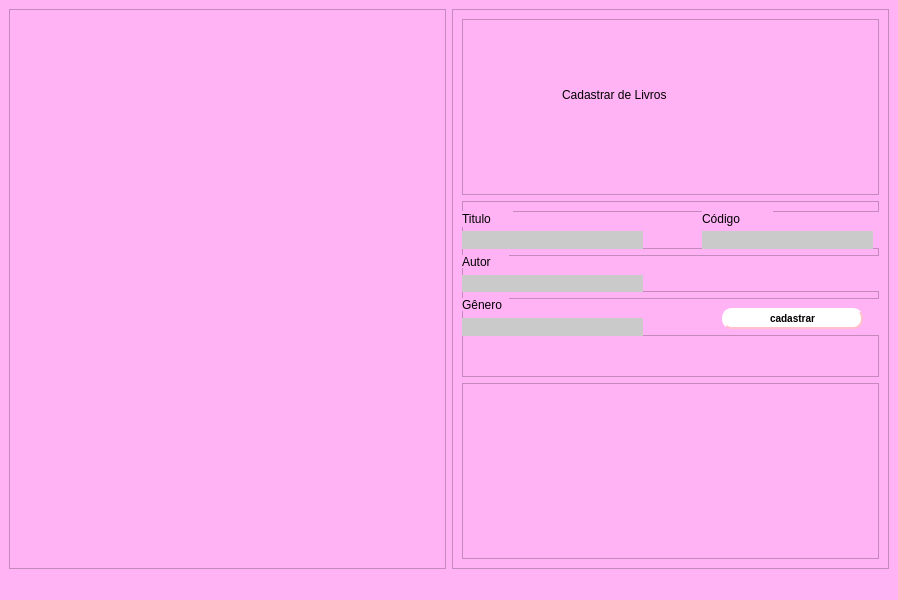
<?xml version="1.0" encoding="UTF-8"?>
<ui version="4.0">
 <class>MainWindow</class>
 <widget class="QMainWindow" name="MainWindow">
  <property name="geometry">
   <rect>
    <x>0</x>
    <y>0</y>
    <width>898</width>
    <height>600</height>
   </rect>
  </property>
  <property name="windowTitle">
   <string>MainWindow</string>
  </property>
  <property name="styleSheet">
   <string notr="true">background-color: rgb(255, 179, 245);</string>
  </property>
  <widget class="QWidget" name="centralwidget">
   <layout class="QHBoxLayout" name="horizontalLayout">
    <item>
     <widget class="QFrame" name="frame">
      <property name="frameShape">
       <enum>QFrame::StyledPanel</enum>
      </property>
      <property name="frameShadow">
       <enum>QFrame::Raised</enum>
      </property>
     </widget>
    </item>
    <item>
     <widget class="QFrame" name="frame_2">
      <property name="frameShape">
       <enum>QFrame::StyledPanel</enum>
      </property>
      <property name="frameShadow">
       <enum>QFrame::Raised</enum>
      </property>
      <layout class="QVBoxLayout" name="verticalLayout">
       <item>
        <widget class="QFrame" name="frame_3">
         <property name="frameShape">
          <enum>QFrame::StyledPanel</enum>
         </property>
         <property name="frameShadow">
          <enum>QFrame::Raised</enum>
         </property>
         <widget class="QLabel" name="label">
          <property name="geometry">
           <rect>
            <x>100</x>
            <y>50</y>
            <width>231</width>
            <height>51</height>
           </rect>
          </property>
          <property name="styleSheet">
           <string notr="true">font: 20pt &quot;TAKE CUTE&quot;;</string>
          </property>
          <property name="text">
           <string>Cadastrar de Livros</string>
          </property>
         </widget>
        </widget>
       </item>
       <item>
        <widget class="QFrame" name="frame_5">
         <property name="frameShape">
          <enum>QFrame::StyledPanel</enum>
         </property>
         <property name="frameShadow">
          <enum>QFrame::Raised</enum>
         </property>
         <widget class="QFrame" name="frame_6">
          <property name="geometry">
           <rect>
            <x>0</x>
            <y>54</y>
            <width>422</width>
            <height>37</height>
           </rect>
          </property>
          <property name="frameShape">
           <enum>QFrame::StyledPanel</enum>
          </property>
          <property name="frameShadow">
           <enum>QFrame::Raised</enum>
          </property>
          <widget class="QLabel" name="label_3">
           <property name="geometry">
            <rect>
             <x>0</x>
             <y>0</y>
             <width>47</width>
             <height>13</height>
            </rect>
           </property>
           <property name="styleSheet">
            <string notr="true">.QLabel{
	font: 87 10pt &quot;Source Code Pro Black&quot;;
}</string>
           </property>
           <property name="text">
            <string>Autor</string>
           </property>
          </widget>
          <widget class="QLineEdit" name="inputAutor">
           <property name="geometry">
            <rect>
             <x>0</x>
             <y>20</y>
             <width>181</width>
             <height>20</height>
            </rect>
           </property>
           <property name="styleSheet">
            <string notr="true">.QLineEdit{ border:none;
	background-color: #CACACA;
}</string>
           </property>
          </widget>
         </widget>
         <widget class="QFrame" name="frame_7">
          <property name="geometry">
           <rect>
            <x>0</x>
            <y>97</y>
            <width>422</width>
            <height>38</height>
           </rect>
          </property>
          <property name="frameShape">
           <enum>QFrame::StyledPanel</enum>
          </property>
          <property name="frameShadow">
           <enum>QFrame::Raised</enum>
          </property>
          <widget class="QLabel" name="label_4">
           <property name="geometry">
            <rect>
             <x>0</x>
             <y>0</y>
             <width>47</width>
             <height>13</height>
            </rect>
           </property>
           <property name="styleSheet">
            <string notr="true">.QLabel{
	font: 87 10pt &quot;Source Code Pro Black&quot;;
}</string>
           </property>
           <property name="text">
            <string>Gênero</string>
           </property>
          </widget>
          <widget class="QLineEdit" name="inputGenero">
           <property name="geometry">
            <rect>
             <x>0</x>
             <y>20</y>
             <width>181</width>
             <height>20</height>
            </rect>
           </property>
           <property name="styleSheet">
            <string notr="true">.QLineEdit{ border:none;
	background-color: #CACACA;
}</string>
           </property>
          </widget>
          <widget class="QPushButton" name="btn_cadastrar_livro">
           <property name="geometry">
            <rect>
             <x>260</x>
             <y>10</y>
             <width>141</width>
             <height>21</height>
            </rect>
           </property>
           <property name="styleSheet">
            <string notr="true">QPushButton {background-color: white;
    border-style: outset;
    border-width: 2px;
    border-radius: 10px;
    border-color: pink;
    font: bold 10px ;
	text-align:center;

    }</string>
           </property>
           <property name="text">
            <string>cadastrar</string>
           </property>
          </widget>
         </widget>
         <widget class="QFrame" name="cadastro">
          <property name="geometry">
           <rect>
            <x>0</x>
            <y>10</y>
            <width>422</width>
            <height>38</height>
           </rect>
          </property>
          <property name="frameShape">
           <enum>QFrame::StyledPanel</enum>
          </property>
          <property name="frameShadow">
           <enum>QFrame::Raised</enum>
          </property>
          <widget class="QLineEdit" name="inputTitulo">
           <property name="geometry">
            <rect>
             <x>0</x>
             <y>20</y>
             <width>181</width>
             <height>20</height>
            </rect>
           </property>
           <property name="styleSheet">
            <string notr="true">.QLineEdit{ border:none;
	background-color: #CACACA;
}</string>
           </property>
          </widget>
          <widget class="QLabel" name="label_2">
           <property name="geometry">
            <rect>
             <x>0</x>
             <y>0</y>
             <width>51</width>
             <height>16</height>
            </rect>
           </property>
           <property name="styleSheet">
            <string notr="true">.QLabel{
	font: 87 10pt &quot;Source Code Pro Black&quot;;
}</string>
           </property>
           <property name="text">
            <string>Titulo</string>
           </property>
          </widget>
          <widget class="QLineEdit" name="inputCodigo">
           <property name="geometry">
            <rect>
             <x>240</x>
             <y>20</y>
             <width>171</width>
             <height>20</height>
            </rect>
           </property>
           <property name="styleSheet">
            <string notr="true">.QLineEdit{ border:none;
	background-color: #CACACA;
}</string>
           </property>
          </widget>
          <widget class="QLabel" name="label_5">
           <property name="geometry">
            <rect>
             <x>240</x>
             <y>0</y>
             <width>71</width>
             <height>16</height>
            </rect>
           </property>
           <property name="styleSheet">
            <string notr="true">.QLabel{
	font: 87 10pt &quot;Source Code Pro Black&quot;;
}</string>
           </property>
           <property name="text">
            <string>Código</string>
           </property>
          </widget>
         </widget>
        </widget>
       </item>
       <item>
        <widget class="QFrame" name="frame_4">
         <property name="frameShape">
          <enum>QFrame::StyledPanel</enum>
         </property>
         <property name="frameShadow">
          <enum>QFrame::Raised</enum>
         </property>
        </widget>
       </item>
      </layout>
     </widget>
    </item>
   </layout>
  </widget>
  <widget class="QStatusBar" name="statusbar"/>
 </widget>
 <resources/>
 <connections/>
</ui>
